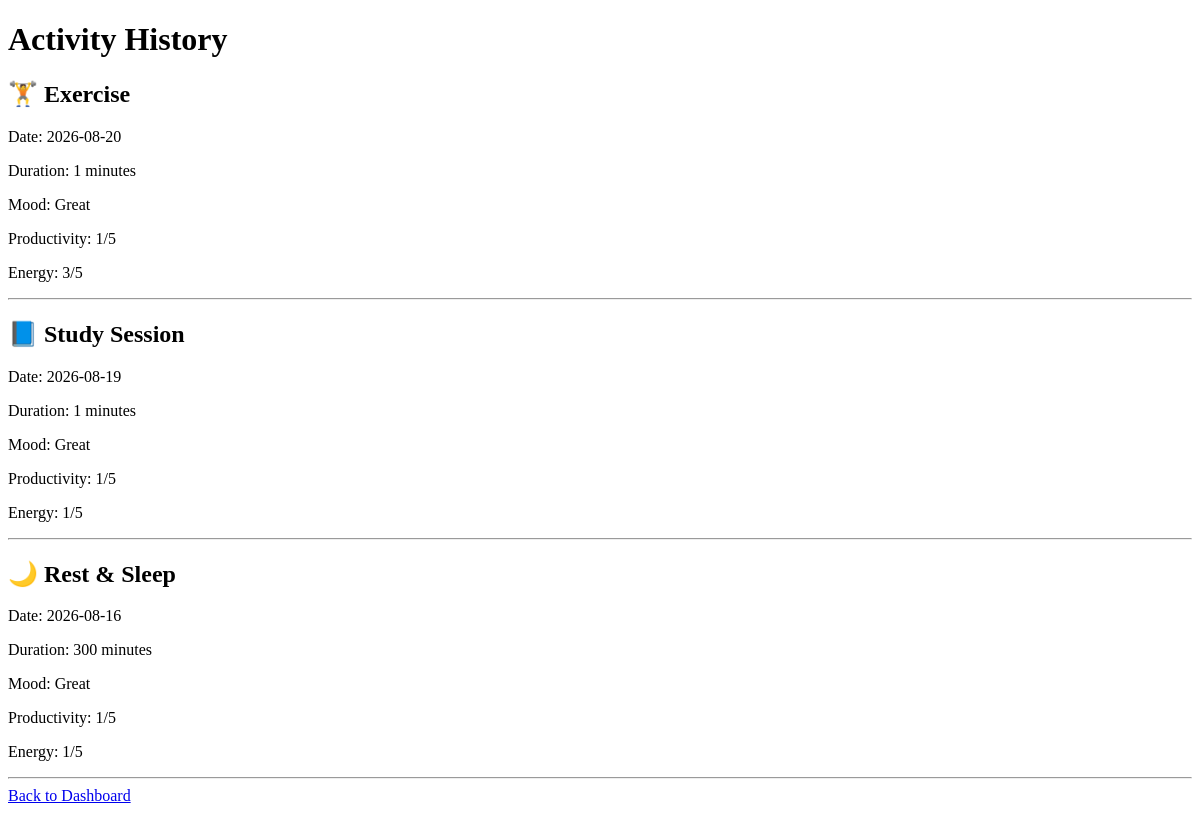
Page /history (signed in) on the earlier database version.
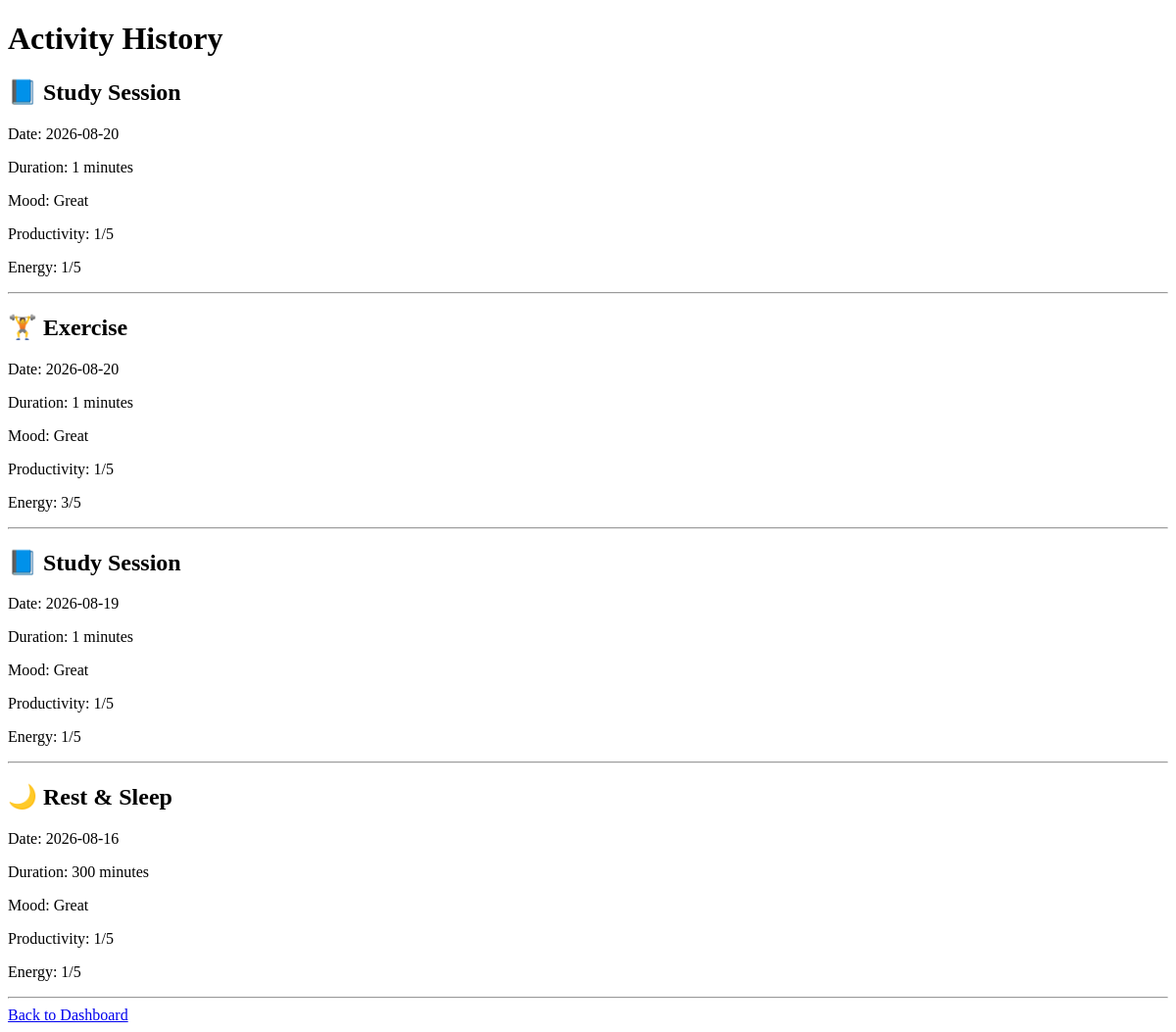
Same page on the later database version.
### tables this page shows
CREATE TABLE logs (
            id INTEGER PRIMARY KEY AUTOINCREMENT,

            user_email TEXT NOT NULL,
            action_id INTEGER NOT NULL,

            duration_minutes INTEGER NOT NULL,
            log_date TEXT NOT NULL,

            notes TEXT,
            mood TEXT,
            productivity INTEGER,
            energy INTEGER,

            FOREIGN KEY (user_email)
                REFERENCES users(email),

            FOREIGN KEY (action_id)
                REFERENCES actions(id)
        );

CREATE TABLE actions (
            id INTEGER PRIMARY KEY AUTOINCREMENT,
            name TEXT NOT NULL UNIQUE,
            description TEXT NOT NULL,
            icon TEXT,
            color TEXT,
            benefit_1 TEXT,
            benefit_2 TEXT,
            benefit_3 TEXT,
            default_goal_minutes INTEGER DEFAULT 60
        );

### app.py (the view)
@app.route("/history")
def history():
    if "user_email" not in session:
        return redirect(url_for("login"))
    conn = sqlite3.connect("life_tracker.db")
    logs = conn.execute(
        """
        SELECT
            logs.id,
            actions.name,
            actions.icon,
            actions.color,
            logs.duration_minutes,
            logs.log_date,
            logs.notes,
            logs.mood,
            logs.productivity,
            logs.energy
        FROM logs
        JOIN actions
            ON logs.action_id = actions.id
        WHERE logs.user_email = ?
        ORDER BY logs.log_date DESC, logs.id DESC
        """,
        (session["user_email"],)
    ).fetchall()
    conn.close()
    return render_template(
        "history.html",
        logs=logs
    )

### templates/history.html (shortened to what this page needs)
{% extends "layout.html" %}
{% block body %}
<h1>Activity History</h1>
{% if logs %}
    {% for log in logs %}
        <div>
            <h2>
                {{ log[2] }} {{ log[1] }}
            </h2>
            <p>
                Date: {{ log[5] }}
            </p>
            <p>
                Duration: {{ log[4] }} minutes
            </p>
            <p>
                Mood: {{ log[7] }}
            </p>
            <p>
                Productivity: {{ log[8] }}/5
            </p>
            <p>
                Energy: {{ log[9] }}/5
            </p>
        </div>
        <hr>
    {% endfor %}
{% else %}
    <p>You have not logged any activities yet.</p>
{% endif %}
<a href="{{ url_for('dashboard') }}">
    Back to Dashboard
</a>
{% endblock %}

### templates/layout.html (shortened to what this page needs)
<!doctype html>
<html>
<head>
</head>
<body>
  {% block body %}{% endblock %}
</body>
</html>

Differences in the rows shown:
added logs: icon "📘", name "Study Session", log_date "2026-08-20", duration_minutes "1", mood "Great", productivity "1", energy "1"
